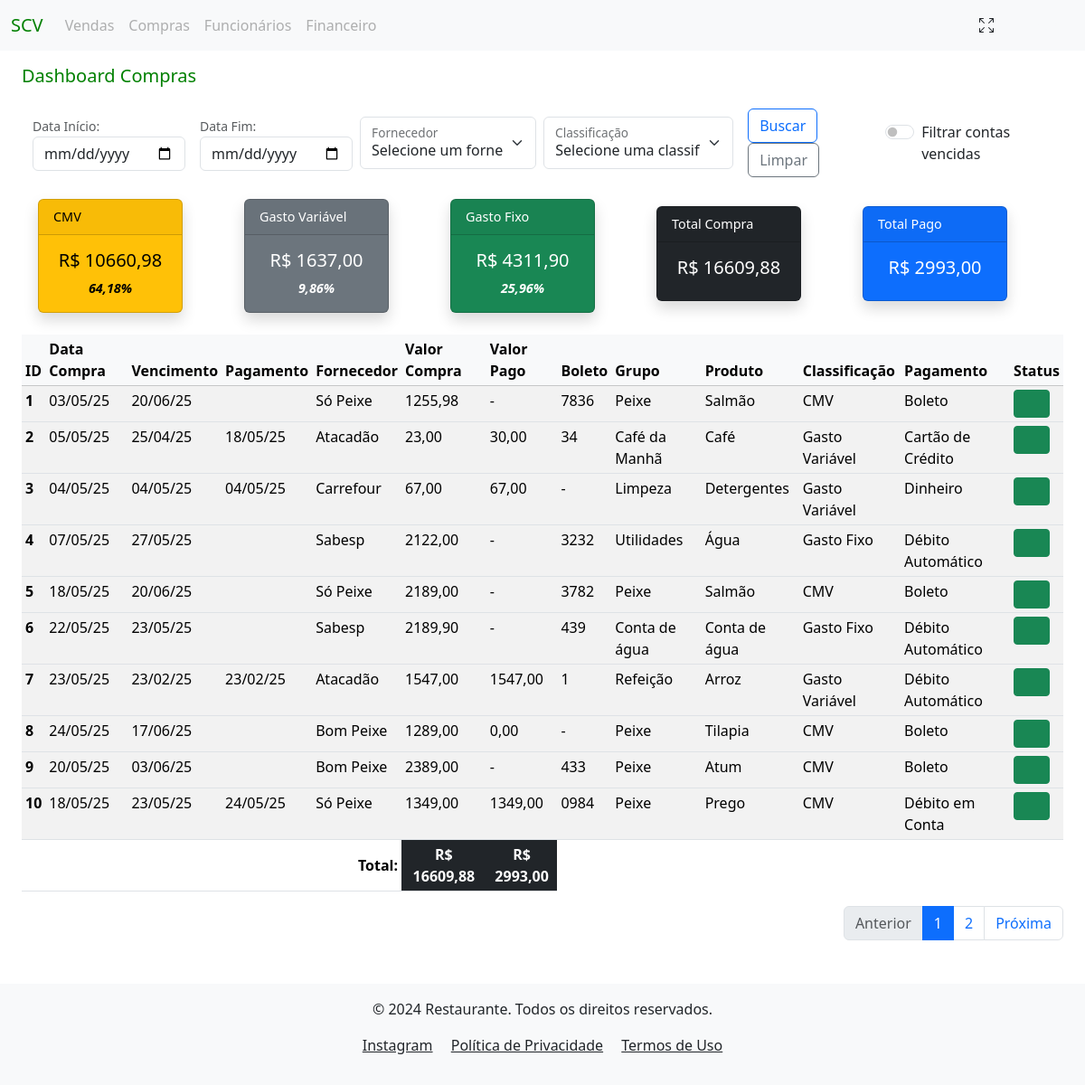
The page /dashboard_compras?tenant=modelo_1 on the database as committed earlier.
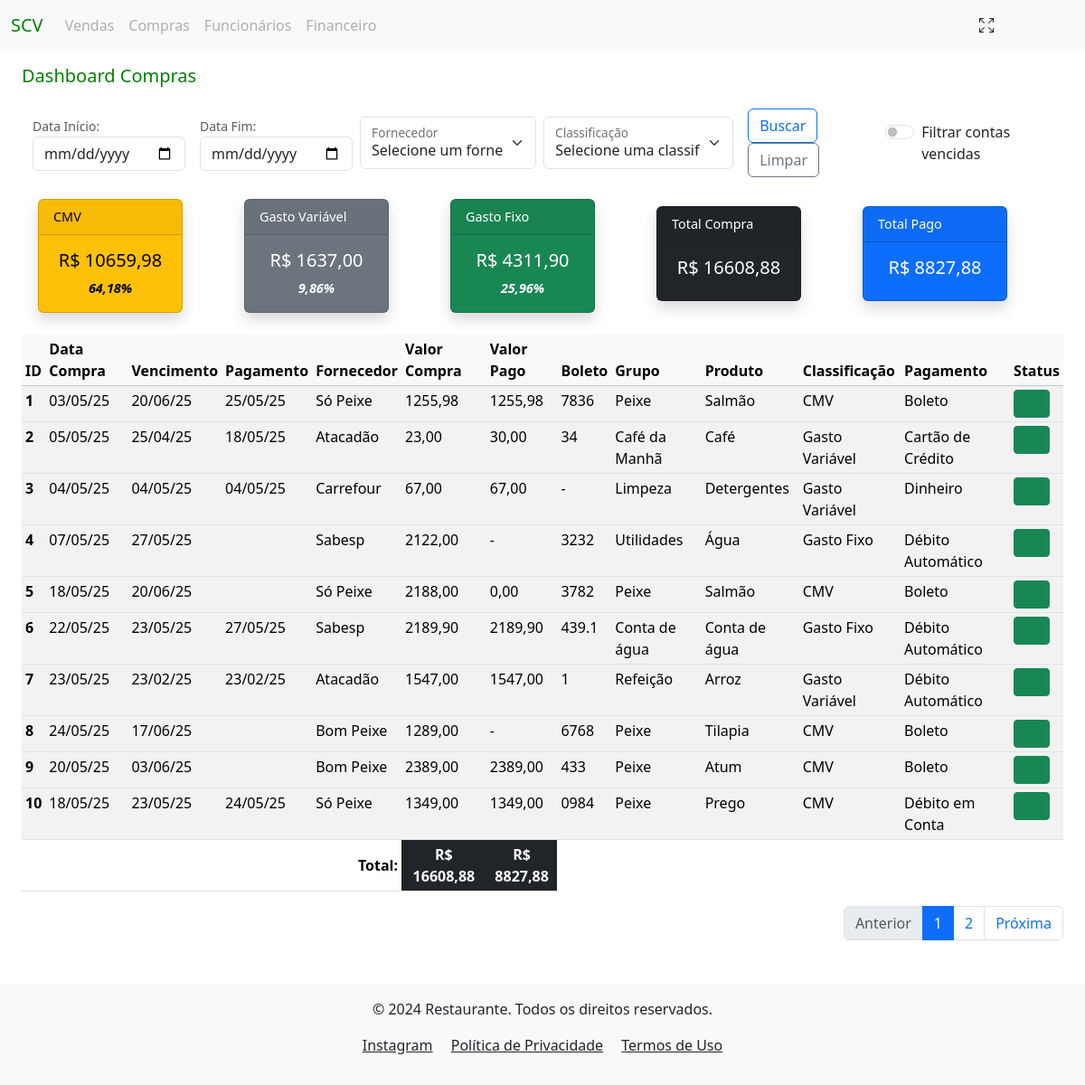
The same page on the database as committed later.
### compras/models.py (models this page shows)
class Compras(models.Model):
    classificacao_choices = [
                        ('CMV', 'CMV'),
                        ('Gasto Fixo', 'Gasto Fixo'),
                        ('Gasto Variável', 'Gasto Variável')
                        ]
    tipo_pagamento = [
                    ('Dinheiro', 'Dinheiro'),
                    ('Cartão de Crédito', 'Cartão de Crédito'),
                    ('Cartão Débito', 'Cartão Débito'),
                    ('Pix', 'Pix'),
                    ('Cheque', 'Cheque'),
                    ('Transferência', 'Transferência'),
                    ('Boleto', 'Boleto'),
                    ('Débito em Conta', 'Débito em Conta')
    ]
    tenant = models.ForeignKey(Tenant, on_delete=models.CASCADE)
    created_at = models.DateTimeField(auto_now_add=True)
    data_compra = models.DateField(verbose_name="Data da Venda", null=False, blank=False)
    data_vencimento = models.DateField(verbose_name="Data do Vencimento", null=True, blank=False)
    data_pagamento = models.DateField(verbose_name="Data do Pagamento", null=True, blank=True)
    fornecedor = models.ForeignKey(Fornecedor, on_delete=models.PROTECT, verbose_name="Fornecedor", null=False, blank=False)
    valor_compra = models.DecimalField(verbose_name="Valor da Compra", max_digits=9, decimal_places=2, null=False, blank=False)
    valor_pago = models.DecimalField(verbose_name="Valor de Pagamento", max_digits=9, decimal_places=2, null=True, blank=True)
    qtd = models.CharField(verbose_name="Quantidade", max_length=10, null=True, blank=True)
    numero_boleto = models.CharField(verbose_name="Boleto", max_length=10, null=True, blank=True)
    grupo_produto = models.CharField(verbose_name="Grupo do Produto", max_length=20, null=True, blank=False)
    produto = models.CharField(verbose_name="Produto", max_length=20, null=True, blank=False)
    classificacao = models.CharField(verbose_name="Classificação", choices=classificacao_choices, max_length=20, null=True, blank=False)
    forma_pagamento = models.CharField(verbose_name="Forma de Pagamento", choices=tipo_pagamento, max_length=17, null=True, blank=False)
    observacao = models.CharField(verbose_name="Observação", max_length=35, null=True, blank=True)
    author = models.ForeignKey(settings.AUTH_USER_MODEL, on_delete=models.PROTECT, blank=False, default=1)
    dt_atualizado = models.DateTimeField(auto_now=True, null=False, blank=False)

class Fornecedor(models.Model):
    tenant = models.ForeignKey(Tenant, on_delete=models.CASCADE)
    created_at = models.DateTimeField(auto_now_add=True)
    nome_empresa = models.CharField(verbose_name="Fornecedor", max_length=50, blank=False)
    cnpj = models.CharField(verbose_name="CNPJ", max_length=14, null=True, blank=True)
    nome_contato = models.CharField(verbose_name="Contato", max_length=35, null=True, blank=True)
    telefone = models.CharField(verbose_name="Telefone", max_length=15, null=True, blank=True)
    email = models.CharField(verbose_name="E-mail", max_length=40, null=True, blank=True)
    endereco = models.CharField(verbose_name="Endereço", max_length=255, null=True, blank=True)
    cep = models.CharField(verbose_name="CEP", max_length=8, null=True, blank=True)
    numero = models.CharField(verbose_name="Número", max_length=10, null=True, blank=True)
    bairro = models.CharField(verbose_name="Bairro", max_length=20, null=True, blank=True)
    cidade = models.CharField(verbose_name="Cidade", max_length=30, null=True, blank=True)
    author = models.ForeignKey(settings.AUTH_USER_MODEL, on_delete=models.PROTECT, blank=False, default=1)
    dt_atualizado = models.DateTimeField(auto_now=True, null=False, blank=False)
    class Meta:
        unique_together = ('tenant', 'nome_empresa')
        verbose_name = "Fornecedor"
        verbose_name_plural = "Fornecedores"
    def __str__(self):
        return f"{self.nome_empresa}"

### financeiro/views.py (the view)
# urls.py: path('dashboard_compras', DashboardComprasView.as_view(), name='dashboard_compras'),
class DashboardComprasView(DashboardBaseView):
    def get(self, request):
        today = timezone.now().date()
        data_inicio = request.GET.get('data_inicio')
        data_fim = request.GET.get('data_fim')
        classificacao_selecionado = request.GET.getlist('classificacao')
        fornecedores_selecionado = request.GET.getlist('fornecedor')
        tenant = getattr(request.user, 'tenant', None)  # Obter o tenant do usuário logado
        filtrar_vencidas = request.GET.get('filtrar_vencidas') == 'on'
        compras = Compras.objects.all()
        filtros = FiltrosFinanceiro(
            data_inicio=data_inicio,
            data_fim=data_fim,
            campo_data='data_compra',
            classificacao=classificacao_selecionado,
            fornecedor=fornecedores_selecionado,
            tenant=tenant)
        compras_filtradas = filtros.aplicar_filtros(compras)
        if filtrar_vencidas:
            compras_filtradas = compras_filtradas.filter(
                Q(data_vencimento__lt=today) & Q(data_pagamento__isnull=True)
            )
        paginator = Paginator(compras_filtradas, 10)  # Exibe 10 registros por página
        page_number = self.request.GET.get('page')
        compras_paginadas = paginator.get_page(page_number)
        totais_compras = self.calcular_totais_compras(compras_filtradas)
        fornecedores = Compras.objects.filter(tenant=tenant).values('fornecedor__id', 'fornecedor__nome_empresa').distinct()
        classificacao = Compras.objects.filter(tenant=tenant).values('classificacao').distinct()
        context = {
            **totais_compras,
            'data_inicio': data_inicio,
            'data_fim': data_fim,
            'campo_data': 'data_compra',
            'compras': compras_filtradas,
            'fornecedores_selecionados': fornecedores_selecionado,
            'fornecedores': fornecedores,
            'classificacao_selecionado': classificacao_selecionado,
            'classificacao': classificacao,
            'filtrar_vencidas': filtrar_vencidas, #Filtro de radio
            'compras_paginadas': compras_paginadas,
        }
        return render(request, 'financeiro/dashboard_compras.html', context)

### project/context_processors.py (called while the page is built)
def tenant_context(request):
    return {
        'tenant': request.GET.get('tenant', None),
    }

### financeiro/templates/financeiro/dashboard_compras.html (shortened to what this page needs)
{% extends 'global/base.html' %}
{% block content %}
    <h5 class="mb-4 mt-3" style="color: green;">Dashboard Compras</h5>
    <div class="container-fluid">
        <form id="filtro-form" action="" method="GET" class="d-flex align-items-center">
            <div class="mb-2 me-2">
                <small for="data_inicio" class="form-text">Data Início:</small>
                <input type="date" class="form-control" id="data_inicio" name="data_inicio" value="{{ data_inicio }}">
            </div>
            <div class="mb-2 ms-2 me-2">
                <small for="data_fim" class="form-text">Data Fim:</small>
                <input type="date" class="form-control" id="data_fim" name="data_fim" value="{{ data_fim }}">
            </div>
            <div class="form-floating mb-2 me-2">
                <select class="form-select" id="floatingSelect" name="fornecedor" aria-label="Floating label select example">
                    <option value="">Selecione um fornecedor</option>
                </select>
                <label for="floatingSelect">Fornecedor</label>
            </div>
            <div class="form-floating mb-2 me-2">
                <select class="form-select" id="floatingSelect" name="classificacao" aria-label="Floating label select example">
                    <option value="">Selecione uma classificação</option>
                </select>
                <label for="floatingSelect">Classificação</label>
            </div>
            <div class="mb-2 ms-2 me-2">
                <button type="submit" class="btn btn-outline-primary me-2" name="buscar_compras">Buscar</button>
                <a href="{% url 'dashboard_compras' %}?tenant={{ tenant }}" class="btn btn-outline-secondary me-2">Limpar</a>
            </div>
            <div class="form-check form-switch mb-2 me-2">
                <input class="form-check-input" type="checkbox" role="switch" id="flexSwitchCheckDefault" name="filtrar_vencidas" {% if filtrar_vencidas %}checked{% endif %} onchange="document.getElementById('filtro-form').submit();">
                <label class="form-check-label" for="flexSwitchCheckDefault">Filtrar contas vencidas</label>
            </div>
        </form>
    </div>
    {% if compras %}
        <div>
            <div class="justify-content-around flex-wrap mt-3">
                {% include 'financeiro/cards/cards_compras.html' %}
            </div>
            <div class="mt-3">
                {% include 'financeiro/table/tabela_compras.html' %}
    {% else %}
        <div class="container">
            <div class="alert alert-warning mt-3" role="alert">
                Não há compras para o filtro selecionado cadastradas.
            </div>
        </div>
    {% endif %}
{% endblock content %}

### financeiro/templates/financeiro/table/tabela_compras.html (shortened to what the changed rows need)
<div class="col-md-12 mt-2">
    <div class="table-responsive">
        <table class="table table-sm table-striped table-hover mt-2">
            <thead class="table-light">
                <tr>
                    <th scope="col">ID</th>
                    <th scope="col">Data Compra</th>
                    <th scope="col">Vencimento</th>
                    <th scope="col">Pagamento</th>
                    <th scope="col">Fornecedor</th>
                    <th scope="col">Valor Compra</th>
                    <th scope="col">Valor Pago</th>
                    <th scope="col">Boleto</th>
                    <th scope="col">Grupo</th>
                    <th scope="col">Produto</th>
                    <th scope="col">Classificação</th>
                    <th scope="col">Pagamento</th>
                    <th scope="col">Status</th>
                </tr>
            </thead>
            <tbody>
                {% for compra in compras_paginadas %}
                    <tr>
                        <th scope="row">{{ compra.pk }}</th>
                        <td>{{ compra.data_compra|date:"d/m/y" }}</td>
                        <td>{{ compra.data_vencimento|date:"d/m/y" }}</td>
                        <td>{{ compra.data_pagamento|date:"d/m/y" }}</td>
                        <td>{{ compra.fornecedor }}</td>
                        <td>{{ compra.valor_compra|floatformat:2|default:"-" }}</td>
                        <td>{{ compra.valor_pago|floatformat:2|default:"-" }}</td>
                        <td>{{ compra.numero_boleto|default:"-" }}</td>
                        <td>{{ compra.grupo_produto|default:"-" }}</td>
                        <td>{{ compra.produto|default:"-" }}</td>
                        <td>{{ compra.classificacao|default:"-" }}</td>
                        <td>{{ compra.forma_pagamento|default:"-" }}</td>
                        <td>
                            <span
                                class="btn btn-sm
                                {% if compra.data_vencimento < today and not compra.data_pagamento %}
                                    btn-danger
                                {% else %}
                                    btn-success
                                {% endif %}"
                                >&nbsp;&nbsp;&nbsp;&nbsp;&nbsp;&nbsp;
                            </span>
                        </td>
                    </tr>
                {% endfor %}
            </tbody>
            <tfoot>
                <tr>
                    <td colspan="5" class="text-end fw-bold">Total:</td>
                    <td class="bg-dark text-white fw-bold text-center">R$ {{ total_compras|floatformat:2 }}</td>
                    <td class="bg-dark text-white fw-bold text-center">R$ {{ total_pago|floatformat:2 }}</td>
                </tr>
            </tfoot>
        </table>
    </div>
</div>
    </div>
</div>

Rows that differ between the two databases and show on the page:
changed Compras id 1: data_pagamento (not shown) → "25/05/25"; valor_pago "-" → "1255,98"
changed Compras id 5: valor_compra "2189,00" → "2188,00"; valor_pago "-" → "0,00"
changed Compras "Conta de água": data_pagamento (not shown) → "27/05/25"; valor_pago "-" → "2189,90"; numero_boleto "439" → "439.1"
changed Compras "Tilapia": valor_pago "0,00" → "-"; numero_boleto "-" → "6768"
changed Compras "Atum": valor_pago "-" → "2389,00"
Other text that changed with them:
{{ total_cmv|floatformat:2 }}: "10660,98" → "10659,98"
{{ total_compras|floatformat:2 }}: "16609,88" → "16608,88"
{{ total_pago|floatformat:2 }}: "2993,00" → "8827,88"
